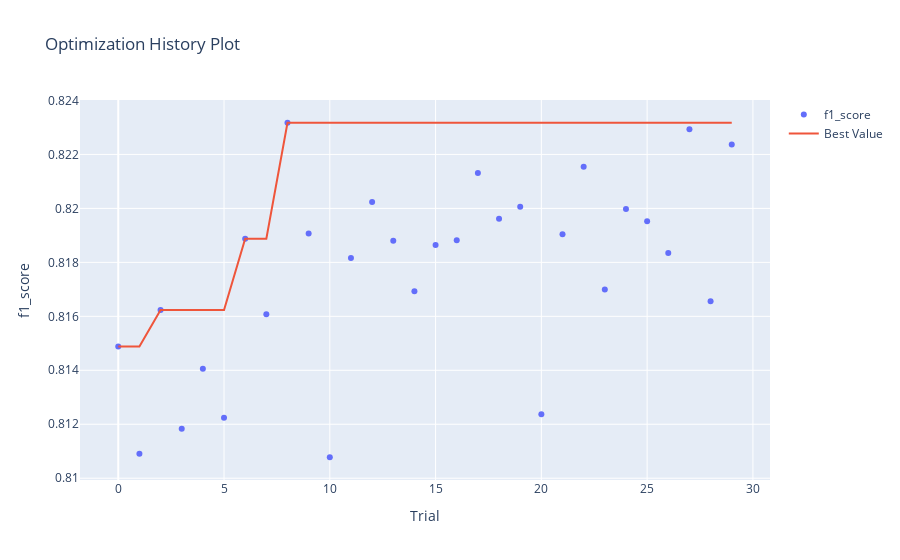

Notebook cell for this chart:
### Code cell
optuna.visualization.plot_optimization_history(study, target_name="f1_score")

### Figure 1 — Plotly figure (JSON) as saved in the notebook; plotly's stock layout.template omitted (floating-point values rounded to 4 significant figures)
{"data": [{"mode": "markers", "name": "f1_score", "type": "scatter", "x": [0, 1, 2, 3, 4, 5, 6, 7, 8, 9, 10, 11, 12, 13, 14, 15, 16, 17, 18, 19, 20, 21, 22, 23, 24, 25, 26, 27, 28, 29], "y": [0.8149, 0.8109, 0.8162, 0.8118, 0.8141, 0.8122, 0.8189, 0.8161, 0.8232, 0.8191, 0.8108, 0.8182, 0.8202, 0.8188, 0.8169, 0.8186, 0.8188, 0.8213, 0.8196, 0.8201, 0.8124, 0.819, 0.8215, 0.817, 0.82, 0.8195, 0.8183, 0.8229, 0.8166, 0.8224]}, {"name": "Best Value", "type": "scatter", "x": [0, 1, 2, 3, 4, 5, 6, 7, 8, 9, 10, 11, 12, 13, 14, 15, 16, 17, 18, 19, 20, 21, 22, 23, 24, 25, 26, 27, 28, 29], "y": [0.8149, 0.8149, 0.8162, 0.8162, 0.8162, 0.8162, 0.8189, 0.8189, 0.8232, 0.8232, 0.8232, 0.8232, 0.8232, 0.8232, 0.8232, 0.8232, 0.8232, 0.8232, 0.8232, 0.8232, 0.8232, 0.8232, 0.8232, 0.8232, 0.8232, 0.8232, 0.8232, 0.8232, 0.8232, 0.8232]}], "layout": {"title": {"text": "Optimization History Plot"}, "xaxis": {"title": {"text": "Trial"}}, "yaxis": {"title": {"text": "f1_score"}}}}
